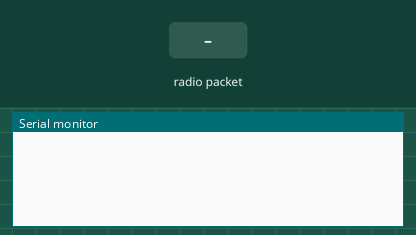
This sketch was run on a simulated Arduino Uno, built with avr-gcc and run on an emulated ATmega328P. On the bench: the last lines printed to the serial monitor. The inputs (shaded band) are chosen by the test bench. No radio packets arrive unless stated.

Above: at 1.2 s.
1.3 s: radio packet "1" arrives
At 2.3 s:
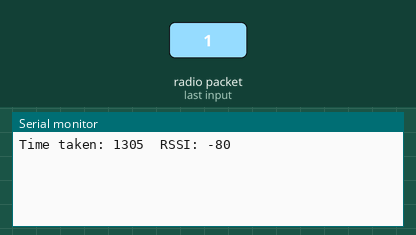
2.8 s: radio packet "0" arrives
At 3.6 s:
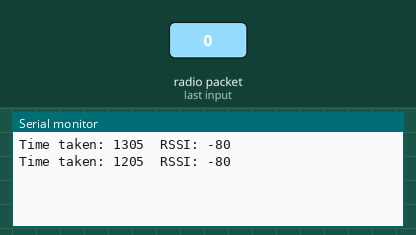
4.3 s: radio packet "2" arrives
At 5.0 s:
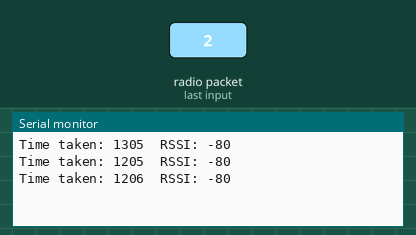

The sketch:

lora_flightEst.ino
```cpp
//LoRa libs and variables
#include <SPI.h>
#include <RH_RF95.h>

RH_RF95 rf95;
float frequency = 868.0;

void loraInit() {
  rf95.init();
  rf95.setFrequency(frequency); // Setup ISM frequency
  rf95.setTxPower(13); // Setup Power,dBm
  rf95.setSpreadingFactor(7); // Setup Spreading Factor (6 ~ 12)
  rf95.setSignalBandwidth(125000);   // Setup BandWidth, option: 7800,10400,15600,20800,31200,41700,62500,125000,250000,500000
  rf95.setCodingRate4(5);  // Setup Coding Rate:5(4/5),6(4/6),7(4/7),8(4/8)
}

void setup() {
  Serial.begin(9600);
  loraInit();
}

void loop() {
  uint8_t data = 1;
  unsigned long start = millis();
  rf95.send((uint8_t*) &data, sizeof(data));
  rf95.waitPacketSent();

  uint8_t buf[RH_RF95_MAX_MESSAGE_LEN];
  uint8_t len = sizeof(buf);

  if (rf95.waitAvailableTimeout(3000)) {
    if (rf95.recv(buf, &len)) {
      unsigned long finish = millis();
      Serial.print("Time taken: ");
      Serial.print(finish-start);
      Serial.print("\tRSSI: ");
      Serial.println(rf95.lastRssi(), DEC);
    } else {
      Serial.println("recv failed");
    }
  } else {
    Serial.println("No reply, is LoRa server running?");
  }
  delay(300);
}
```

Measured:
- after the input at 1.3 s, the serial monitor: prints a new line at once (image 1)
- after the input at 2.8 s, the serial monitor: prints a new line at once (image 2)
- after the input at 4.3 s, the serial monitor: prints a new line at once (image 3)
